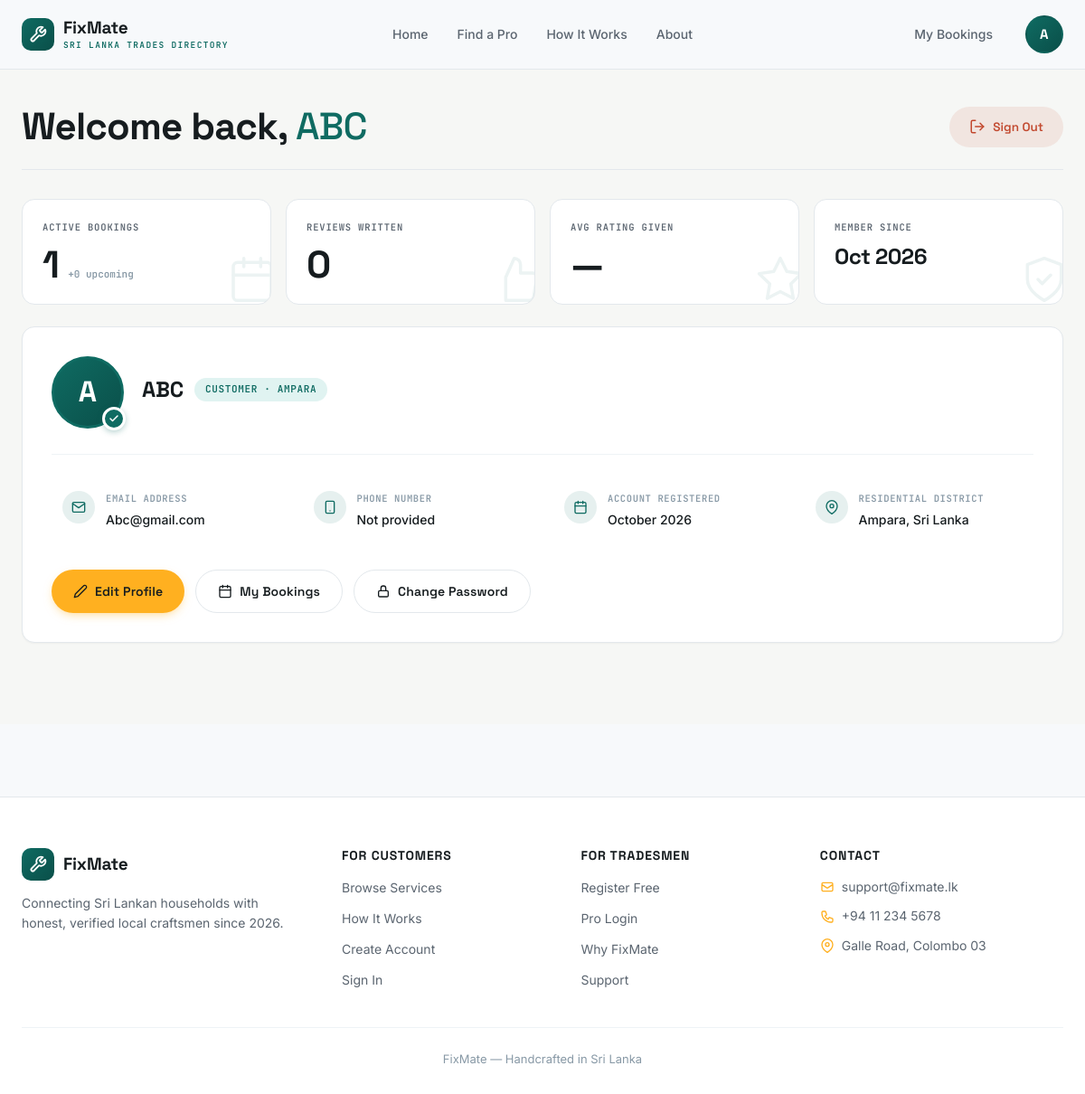
/pages/user_profile.php (signed in), run on the app's committed database.
### tables this page shows
CREATE TABLE `users` (
  `id` int(11) NOT NULL,
  `email` varchar(100) NOT NULL,
  `password` varchar(255) NOT NULL,
  `name` varchar(100) NOT NULL,
  `phone` varchar(20) DEFAULT NULL,
  `district_id` int(11) DEFAULT NULL,
  `city` varchar(100) DEFAULT NULL,
  `profile_picture` varchar(255) DEFAULT NULL,
  `status` enum('active','blocked') DEFAULT 'active',
  `created_at` timestamp NOT NULL DEFAULT current_timestamp()
);

CREATE TABLE `districts` (
  `id` int(11) NOT NULL,
  `district_name` varchar(100) NOT NULL
);

### pages/user_profile.php (the view, shortened to what this page needs)
<?php
include '../includes/config.php';
$user_id = $_SESSION['user_id'];
$sql = "SELECT u.*, d.district_name
        FROM users u
        LEFT JOIN districts d ON u.district_id = d.id
        WHERE u.id = '$user_id'";
$user = mysqli_fetch_assoc(mysqli_query($conn, $sql));
include '../includes/header.php';
$reviews_written = mysqli_fetch_assoc(mysqli_query($conn,
    "SELECT COUNT(*) as c FROM ratings WHERE user_id = '$user_id'"))['c'];
$avg_row = mysqli_fetch_assoc(mysqli_query($conn,
    "SELECT AVG(rating) as avg_r FROM ratings WHERE user_id = '$user_id'"));
$avg_given = $avg_row['avg_r'] ? number_format($avg_row['avg_r'], 1) : '—';
$member_since = date('M Y', strtotime($user['created_at']));
$active_bookings = mysqli_fetch_assoc(mysqli_query($conn,
    "SELECT COUNT(*) as c FROM bookings
     WHERE user_id = '$user_id'
     AND status IN ('pending', 'accepted')"))['c'];
$upcoming_bookings = mysqli_fetch_assoc(mysqli_query($conn,
    "SELECT COUNT(*) as c FROM bookings
     WHERE user_id = '$user_id'
     AND status = 'accepted'"))['c'];
$first_name = explode(' ', $user['name'])[0];
?>
<section class="profile-page">
    <div class="container">
        <div class="profile-head">
            <div>
                <h1>
                    Welcome back, <span class="teal-text"><?php echo htmlspecialchars($first_name); ?></span>
                </h1>
            </div>
            <a href="logout.php" class="profile-signout">
                <svg width="18" height="18" viewBox="0 0 24 24" fill="none" stroke="currentColor" stroke-width="2" stroke-linecap="round" stroke-linejoin="round">
                    <path d="M9 21H5a2 2 0 0 1-2-2V5a2 2 0 0 1 2-2h4"/>
                    <polyline points="16 17 21 12 16 7"/>
                    <line x1="21" y1="12" x2="9" y2="12"/>
                </svg>
                Sign Out
            </a>
        </div>
        <div class="profile-stats">
            <div class="pstat">
                <span class="pstat-label">Active Bookings</span>
                <div class="pstat-row">
                    <span class="pstat-number"><?php echo $active_bookings; ?></span>
                    <span class="pstat-note">+<?php echo $upcoming_bookings; ?> upcoming</span>
                </div>
                <span class="pstat-icon">
                    <svg width="56" height="56" viewBox="0 0 24 24" fill="none" stroke="currentColor" stroke-width="1.5" stroke-linecap="round" stroke-linejoin="round">
                        <rect x="3" y="4" width="18" height="18" rx="2"/>
                        <path d="M16 2v4M8 2v4M3 10h18"/>
                    </svg>
                </span>
            </div>
            <div class="pstat">
                <span class="pstat-label">Reviews Written</span>
                <div class="pstat-row">
                    <span class="pstat-number"><?php echo $reviews_written; ?></span>
                </div>
                <span class="pstat-icon">
                    <svg width="56" height="56" viewBox="0 0 24 24" fill="none" stroke="currentColor" stroke-width="1.5" stroke-linecap="round" stroke-linejoin="round">
                        <path d="M14 9V5a3 3 0 0 0-3-3l-4 9v11h11.28a2 2 0 0 0 2-1.7l1.38-9a2 2 0 0 0-2-2.3z"/>
                    </svg>
                </span>
            </div>
            <div class="pstat">
                <span class="pstat-label">Avg Rating Given</span>
                <div class="pstat-row">
                    <span class="pstat-number"><?php echo $avg_given; ?></span>
                </div>
                <span class="pstat-icon">
                    <svg width="56" height="56" viewBox="0 0 24 24" fill="none" stroke="currentColor" stroke-width="1.5" stroke-linecap="round" stroke-linejoin="round">
                        <polygon points="12 2 15.09 8.26 22 9.27 17 14.14 18.18 21.02 12 17.77 5.82 21.02 7 14.14 2 9.27 8.91 8.26 12 2"/>
                    </svg>
                </span>
            </div>
            <div class="pstat">
                <span class="pstat-label">Member Since</span>
                <div class="pstat-row">
                    <span class="pstat-number small"><?php echo $member_since; ?></span>
                </div>
                <span class="pstat-icon">
                    <svg width="56" height="56" viewBox="0 0 24 24" fill="none" stroke="currentColor" stroke-width="1.5" stroke-linecap="round" stroke-linejoin="round">
                        <path d="M9 12l2 2 4-4"/>
                        <path d="M12 22s8-4 8-10V5l-8-3-8 3v7c0 6 8 10 8 10z"/>
                    </svg>
                </span>
            </div>
        </div>
        <div class="profile-card">
            <div class="profile-card-head">
                <div class="profile-identity">
                    <div class="profile-avatar-wrap">
                        <div class="profile-avatar">
                            <?php if (!empty($user['profile_picture'])) { ?>
                                <img src="../<?php echo htmlspecialchars($user['profile_picture']); ?>" alt="">
                            <?php } else { ?>
                                <?php echo strtoupper(substr($user['name'], 0, 1)); ?>
                            <?php } ?>
                        </div>
                        <span class="profile-avatar-check">
                            <svg width="12" height="12" viewBox="0 0 24 24" fill="none" stroke="currentColor" stroke-width="3" stroke-linecap="round" stroke-linejoin="round">
                                <path d="M20 6 9 17l-5-5"/>
                            </svg>
                        </span>
                    </div>
                    <div>
                        <div class="profile-name-row">
                            <h2><?php echo htmlspecialchars($user['name']); ?></h2>
                            <span class="pill pill-teal">
                                Customer<?php echo $user['district_name'] ? ' · ' . $user['district_name'] : ''; ?>
                            </span>
                        </div>
                    </div>
                </div>
            </div>
            <div class="profile-divider"></div>
            <div class="profile-info-grid">
                <div class="pinfo">
                    <span class="pinfo-icon">
                        <svg width="16" height="16" viewBox="0 0 24 24" fill="none" stroke="currentColor" stroke-width="2" stroke-linecap="round" stroke-linejoin="round">
                            <rect x="2" y="4" width="20" height="16" rx="2"/>
                            <path d="m2 6 10 7 10-7"/>
                        </svg>
                    </span>
                    <div>
                        <span class="pinfo-label">Email Address</span>
                        <span class="pinfo-value"><?php echo htmlspecialchars($user['email']); ?></span>
                    </div>
                </div>
                <div class="pinfo">
                    <span class="pinfo-icon">
                        <svg width="16" height="16" viewBox="0 0 24 24" fill="none" stroke="currentColor" stroke-width="2" stroke-linecap="round" stroke-linejoin="round">
                            <rect x="5" y="2" width="14" height="20" rx="2"/>
                            <path d="M12 18h.01"/>
                        </svg>
                    </span>
                    <div>
                        <span class="pinfo-label">Phone Number</span>
                        <span class="pinfo-value"><?php echo htmlspecialchars($user['phone'] ? $user['phone'] : 'Not provided'); ?></span>
                    </div>
                </div>
                <div class="pinfo">
                    <span class="pinfo-icon">
                        <svg width="16" height="16" viewBox="0 0 24 24" fill="none" stroke="currentColor" stroke-width="2" stroke-linecap="round" stroke-linejoin="round">
                            <rect x="3" y="4" width="18" height="18" rx="2"/>
                            <path d="M16 2v4M8 2v4M3 10h18"/>
                        </svg>
                    </span>
                    <div>
                        <span class="pinfo-label">Account Registered</span>
                        <span class="pinfo-value"><?php echo date('F Y', strtotime($user['created_at'])); ?></span>
                    </div>
                </div>
                <div class="pinfo">
                    <span class="pinfo-icon">
                        <svg width="16" height="16" viewBox="0 0 24 24" fill="none" stroke="currentColor" stroke-width="2" stroke-linecap="round" stroke-linejoin="round">
                            <path d="M21 10c0 7-9 13-9 13s-9-6-9-13a9 9 0 0 1 18 0z"/>
                            <circle cx="12" cy="10" r="3"/>
                        </svg>
                    </span>
                    <div>
                        <span class="pinfo-label">Residential District</span>
                        <span class="pinfo-value">
                            <?php echo $user['district_name'] ? $user['district_name'] . ', Sri Lanka' : 'Not specified'; ?>
                        </span>
                    </div>
                </div>
            </div>
            <div class="profile-actions">
                <a href="edit_user_profile.php" class="btn btn-amber">
                    <svg width="16" height="16" viewBox="0 0 24 24" fill="none" stroke="currentColor" stroke-width="2" stroke-linecap="round" stroke-linejoin="round">
                        <path d="M17 3a2.85 2.83 0 1 1 4 4L7.5 20.5 2 22l1.5-5.5L17 3z"/>
                    </svg>
                    Edit Profile
                </a>
                <a href="my_bookings.php" class="btn btn-ghost">
                    <svg width="16" height="16" viewBox="0 0 24 24" fill="none" stroke="currentColor" stroke-width="2" stroke-linecap="round" stroke-linejoin="round">
                        <rect x="3" y="4" width="18" height="18" rx="2"/>
                        <path d="M16 2v4M8 2v4M3 10h18"/>
                    </svg>
                    My Bookings
                </a>
                <a href="edit_user_profile.php#password" class="btn btn-ghost">
                    <svg width="16" height="16" viewBox="0 0 24 24" fill="none" stroke="currentColor" stroke-width="2" stroke-linecap="round" stroke-linejoin="round">
                        <rect x="4" y="11" width="16" height="10" rx="2"/>
                        <path d="M8 11V7a4 4 0 0 1 8 0v4"/>
                    </svg>
                    Change Password
                </a>
            </div>
        </div>
    </div>
</section>
<?php include '../includes/footer.php'; ?>

### data on the page
users: name "ABC", created_at "Oct 2026", name "A", district.district_name "AMPARA", email "Abc@gmail.com", phone "Not provided", created_at "October 2026", district.district_name "Ampara"

### other printed values
substr($ini, 0, 2) "A"
$active_bookings "1"
$upcoming_bookings "0"
$reviews_written "0"
$avg_given "—"
